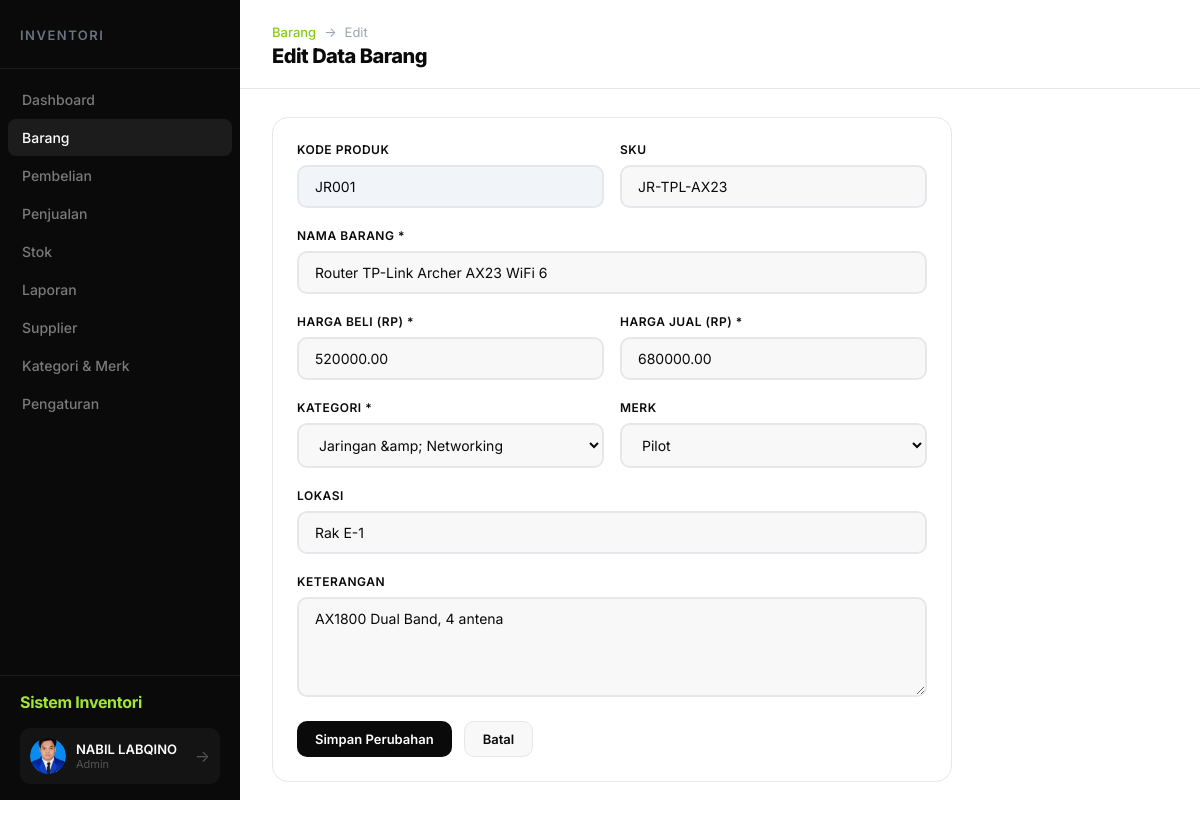
Screenshot of /produk/KoreksiProduk.php?id=JR001 (signed in) with the database file from the repository.
### tables this page shows
CREATE TABLE `produk` (
  `kode_produk` varchar(10) NOT NULL,
  `nama_produk` varchar(100) NOT NULL DEFAULT '',
  `sku` varchar(50) DEFAULT NULL,
  `id_kategori` int(11) NOT NULL,
  `lokasi` varchar(20) NOT NULL,
  `harga_beli` decimal(15,2) NOT NULL DEFAULT 0.00,
  `harga_jual` decimal(15,2) NOT NULL DEFAULT 0.00,
  `keterangan` text DEFAULT NULL,
  `id_merk` int(11) DEFAULT NULL
);

CREATE TABLE `kategori` (
  `id_kategori` int(11) NOT NULL,
  `nama_kategori` varchar(50) NOT NULL,
  `harga_satuan` decimal(15,2) NOT NULL,
  `stok_minimum` int(11) NOT NULL,
  `foto` varchar(255) DEFAULT NULL
);

CREATE TABLE `merk` (
  `id_merk` int(11) NOT NULL,
  `nama_merk` varchar(100) NOT NULL
);

### produk/KoreksiProduk.php (the view, shortened to what this page needs)
<?php
include '../koneksi.php';
$kode = $_GET['id'] ?? '';
$stmt = $koneksi->prepare("SELECT * FROM produk WHERE kode_produk = ?");
$stmt->execute([$kode]);
$row = $stmt->fetch();
$kategori  = $koneksi->query("SELECT * FROM kategori ORDER BY nama_kategori")->fetchAll();
$merk_list = $koneksi->query("SELECT * FROM merk ORDER BY nama_merk")->fetchAll();
?>
<!DOCTYPE html>
<html lang="id">
<head>
    <link rel="stylesheet" href="../css/dashboard.css">
</head>
<body>
<div class="dashboard">
    <?php include '../includes/sidebar.php'; ?>
    <main class="main">
        <header class="header">
            <div>
                <div class="breadcrumb"><a href="TampilProduk.php">Barang</a> <span>→</span> <span>Edit</span></div>
                <h1 class="page-title">Edit Data Barang</h1>
            </div>
        </header>
        <div class="content">
            <div class="card" style="max-width:680px;">
                <form action="SimpanKoreksiProduk.php" method="POST">
                    <div style="display:grid;grid-template-columns:1fr 1fr;gap:16px;">
                        <div class="form-group">
                            <label class="form-label">Kode Produk</label>
                            <input type="text" class="form-control" readonly
                                value="<?= htmlspecialchars($row['kode_produk']) ?>"
                                style="background:#f1f5f9;cursor:not-allowed;">
                        </div>
                        <div class="form-group">
                            <label class="form-label">SKU</label>
                            <input type="text" name="sku" class="form-control" maxlength="50"
                                value="<?= htmlspecialchars($row['sku'] ?? '') ?>">
                        </div>
                    </div>
                    <div class="form-group">
                        <label class="form-label">Nama Barang *</label>
                        <input type="text" name="nama_produk" class="form-control" required maxlength="100"
                            value="<?= htmlspecialchars($row['nama_produk']) ?>">
                    </div>
                    <div style="display:grid;grid-template-columns:1fr 1fr;gap:16px;">
                        <div class="form-group">
                            <label class="form-label">Harga Beli (Rp) *</label>
                            <input type="number" name="harga_beli" class="form-control" required min="0" step="0.01"
                                value="<?= $row['harga_beli'] ?>">
                        </div>
                        <div class="form-group">
                            <label class="form-label">Harga Jual (Rp) *</label>
                            <input type="number" name="harga_jual" class="form-control" required min="0" step="0.01"
                                value="<?= $row['harga_jual'] ?>">
                        </div>
                    </div>
                    <div style="display:grid;grid-template-columns:1fr 1fr;gap:16px;">
                        <div class="form-group">
                            <label class="form-label">Kategori *</label>
                            <select name="id_kategori" class="form-control" required>
                                <?php foreach ($kategori as $k): ?>
                                    <option value="<?= $k['id_kategori'] ?>" <?= $k['id_kategori'] == $row['id_kategori'] ? 'selected' : '' ?>>
                                        <?= htmlspecialchars($k['nama_kategori']) ?>
                                    </option>
                                <?php endforeach; ?>
                            </select>
                        </div>
                        <div class="form-group">
                            <label class="form-label">Merk</label>
                            <select name="id_merk" class="form-control">
                                <?php foreach ($merk_list as $m): ?>
                                    <option value="<?= $m['id_merk'] ?>" <?= $m['id_merk'] == $row['id_merk'] ? 'selected' : '' ?>>
                                        <?= htmlspecialchars($m['nama_merk']) ?>
                                    </option>
                                <?php endforeach; ?>
                            </select>
                        </div>
                    </div>
                    <div class="form-group">
                        <label class="form-label">Lokasi</label>
                        <input type="text" name="lokasi" class="form-control" maxlength="20"
                            value="<?= htmlspecialchars($row['lokasi']) ?>">
                    </div>
                    <div class="form-group">
                        <label class="form-label">Keterangan</label>
                        <textarea name="keterangan" class="form-control" rows="3"><?= htmlspecialchars($row['keterangan'] ?? '') ?></textarea>
                    </div>
                    <div style="display:flex;gap:12px;margin-top:8px;">
                        <button type="submit" class="btn btn-primary">Simpan Perubahan</button>
                        <a href="TampilProduk.php" class="btn btn-secondary">Batal</a>
                    </div>
                </form>
            </div>
        </div>
    </main>
</div>
</body>
</html>

### css/dashboard.css (style rules this page uses)
:root { --accent: #a3e635; --accent-dark: #84cc16; --dark: #0a0a0a; --dark-2: #141414; --dark-3: #1c1c1c; --bg-main: #ffffff; --bg-section: #f8f8f8; --bg-card: #ffffff; --text-dark: #0a0a0a; --text-gray: #6b7280; --text-light: #9ca3af; --border: #e5e7eb; --success: #22c55e; --danger: #ef4444; --warning: #f59e0b; --sidebar-width: 240px; }
* { margin: 0; padding: 0; box-sizing: border-box; }
body { font-family: 'Inter', -apple-system, sans-serif; background: var(--bg-main); color: var(--text-dark); position: relative; overflow-x: hidden; }
.dashboard { display: flex; min-height: 100vh; position: relative; }
.main { flex: 1; margin-left: var(--sidebar-width); padding-right: 0; }
.header { background: var(--bg-main); padding: 24px 32px 20px; display: flex; justify-content: space-between; align-items: center; border-bottom: 1px solid var(--border); position: sticky; top: 0; z-index: 100; }
.page-title { font-size: 20px; font-weight: 800; color: var(--text-dark); letter-spacing: -0.5px; }
.content { padding: 28px 32px; }
.card { background: var(--bg-card); border-radius: 16px; border: 1px solid var(--border); padding: 24px; margin-bottom: 24px; }
.btn { display: inline-flex; align-items: center; gap: 8px; padding: 9px 18px; border-radius: 10px; font-size: 13px; font-weight: 600; text-decoration: none; border: none; cursor: pointer; transition: all 0.15s; font-family: inherit; }
.btn-primary { background: var(--dark); color: #fff; }
.btn-secondary { background: var(--bg-section); color: var(--text-dark); border: 1px solid var(--border); }
.form-group { margin-bottom: 20px; }
.form-label { display: block; font-size: 12px; font-weight: 600; color: var(--text-dark); margin-bottom: 8px; text-transform: uppercase; letter-spacing: 0.5px; }
.form-control { width: 100%; padding: 11px 16px; border: 2px solid var(--border); border-radius: 10px; font-size: 14px; font-family: inherit; background: var(--bg-section); color: var(--text-dark); transition: border-color 0.15s, box-shadow 0.15s; }
textarea.form-control { resize: vertical; min-height: 100px; }
select.form-control { cursor: pointer; }
.breadcrumb { display: flex; align-items: center; gap: 8px; font-size: 13px; color: var(--text-light); margin-bottom: 4px; }
.breadcrumb a { color: var(--accent-dark); text-decoration: none; font-weight: 500; }

### rows the page displays
produk: kode_produk "JR001", sku "JR-TPL-AX23", nama_produk "Router TP-Link Archer AX23 WiFi 6", harga_beli "520000.00", harga_jual "680000.00", id_kategori "Jaringan &amp; Networking", id_merk "Pilot", lokasi "Rak E-1", keterangan "AX1800 Dual Band, 4 antena"

### other values shown
$_SESSION['nama'] "NABIL LABQINO"
